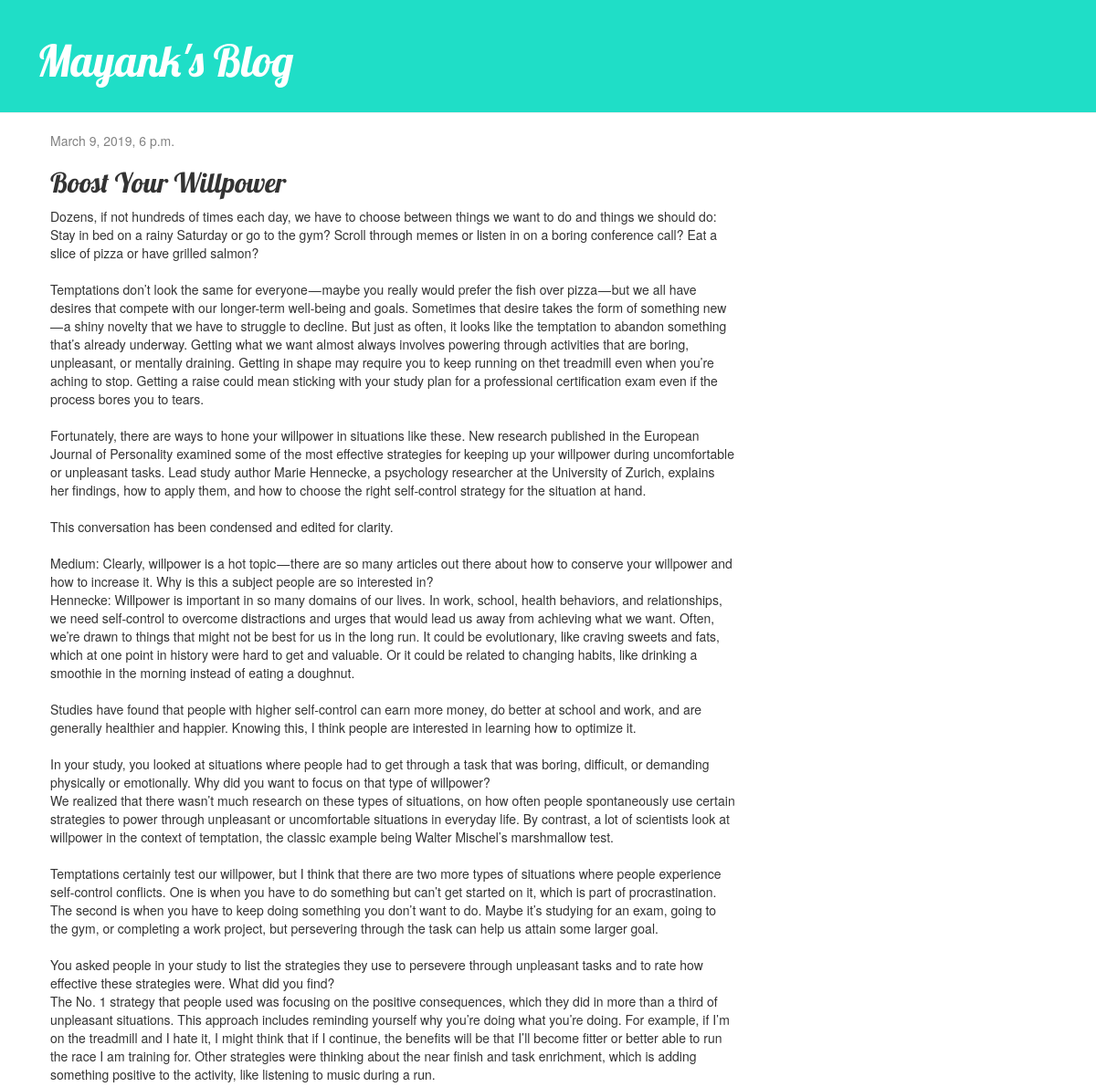
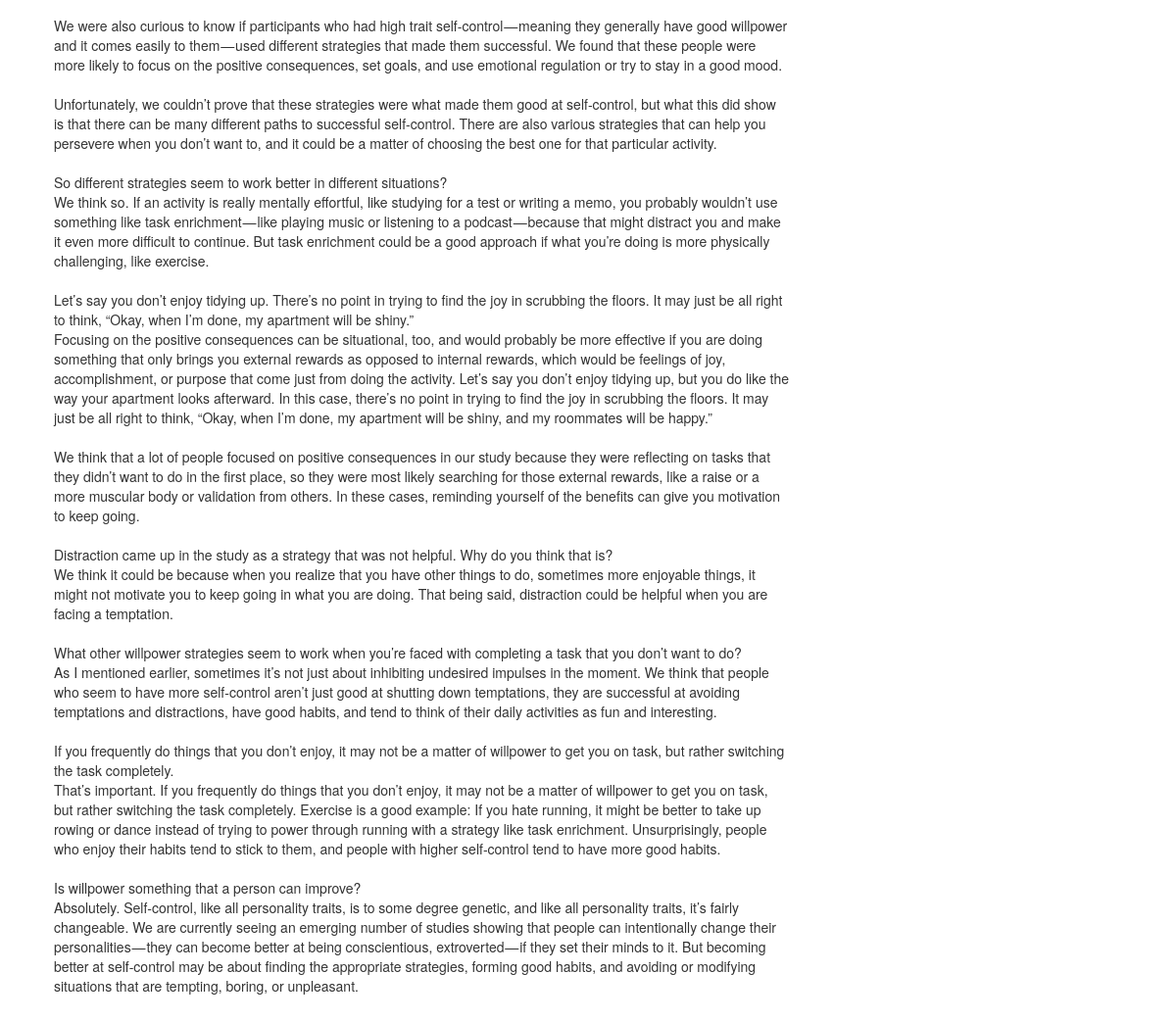
The app's page /post/2/ with its own data (2 pictures, top to bottom).
### blog/models.py (models this page shows, shortened)
class Post(models.Model):
    author = models.ForeignKey(settings.AUTH_USER_MODEL, on_delete=models.CASCADE)
    title = models.CharField(max_length=200)
    text = models.TextField()
    created_date = models.DateTimeField(default=timezone.now)
    published_date = models.DateTimeField(blank=True, null=True)

### blog/views.py (the view)
# urls.py: path('post/<int:pk>/', views.post_detail, name='post_detail'),
def post_detail(request, pk):
    post = get_object_or_404(Post, pk=pk)
    return render(request, 'blog/post_detail.html', {'post': post})

### blog/templates/blog/post_detail.html
{% extends 'blog/base.html' %}
{% block content %}
    <div class="post">
        {% if post.published_date %}
            <div class="date">
                {{ post.published_date }}
            </div>
        {% endif %}
        <h2>{{ post.title }}</h2>
        <p>{{ post.text|linebreaksbr }}</p>
    </div>
{% endblock %}

### blog/static/css/blog.css (style rules this page uses)
h1, h2, h3, h4 { font-family: 'Lobster', cursive; }
.date { color: #828282; }
.post { margin-bottom: 70px; }

### records on screen
Post: published_date "March 9, 2019, 6 p.m.", title "Boost Your Willpower", text "Dozens, if not hundreds of times each day, we have to choose between things we want to do and things we should do: Stay in bed on a rainy Saturday or go to the gym? Scroll through memes or listen in on a boring conference call? Eat a slice of pizza or have grilled salmon? Temptations don’t look the same for everyone — maybe you really would prefer the fish over pizza — but we all have desires that compete with our longer-term well-being and goals. Sometimes that desire takes the form of something new — a shiny novelty that we have to struggle to decline. But just as often, it looks like the temptation to abandon something that’s already underway. Getting what we want almost always involves…"
